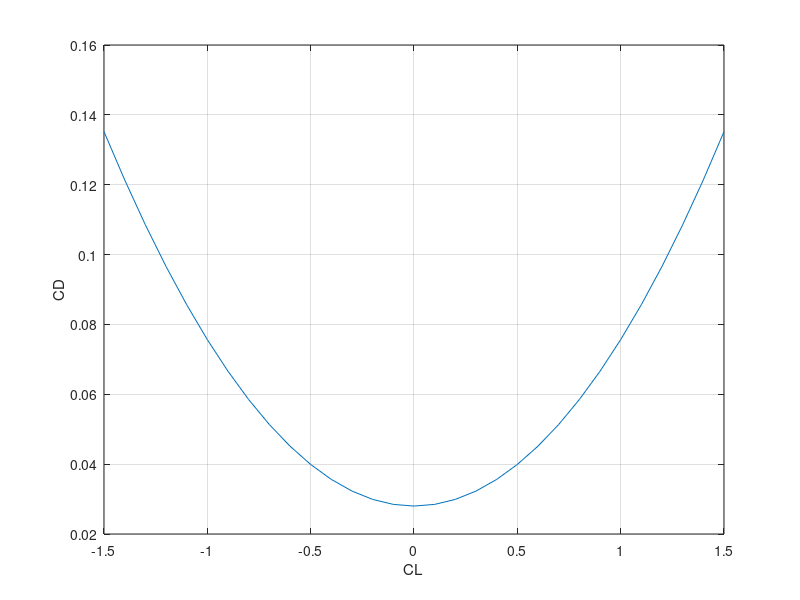

The MATLAB source for this figure:
clc;
% Drag Polar
e= 0.8;
AR= 8.351;
CDo= 0.028;
Cl=-1.5:0.1:1.50;
%%
CD=zeros(1,length(Cl));

for numcl=1:length(Cl)
 CL=Cl(numcl);
 CD(numcl)= CDo + CL^2/(pi*e*AR);
end

figure(1)
plot(Cl,CD)
grid on
xlabel('CL')
ylabel('CD')